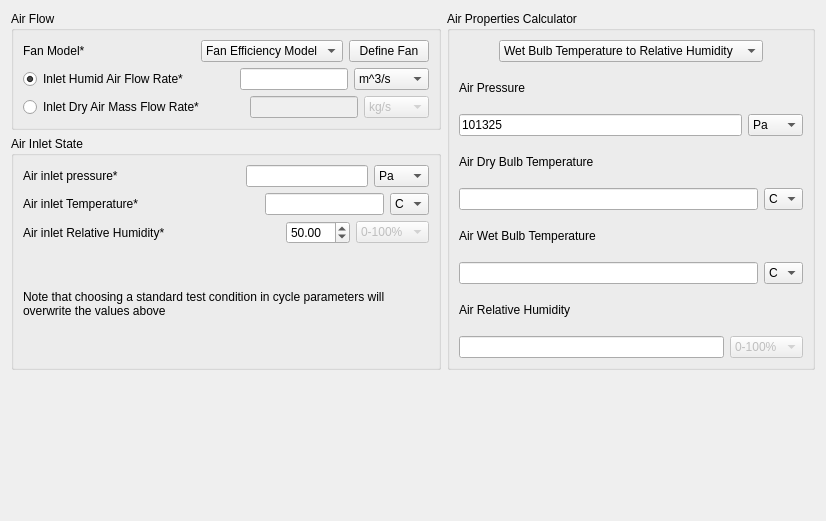
     <widget class="QWidget" name="Air">
      <attribute name="title">
       <string>Air</string>
      </attribute>
      <layout class="QVBoxLayout" name="verticalLayout_9">
       <item>
        <layout class="QHBoxLayout" name="horizontalLayout_16">
         <item>
          <layout class="QVBoxLayout" name="verticalLayout_8">
           <item>
            <widget class="QGroupBox" name="Microchannel_air_flow_group">
             <property name="title">
              <string>Air Flow</string>
             </property>
             <layout class="QHBoxLayout" name="horizontalLayout_47">
              <item>
               <layout class="QVBoxLayout" name="verticalLayout_7">
                <item>
                 <layout class="QHBoxLayout" name="horizontalLayout_12">
                  <item>
                   <widget class="QLabel" name="Microchannel_fan_model_label">
                    <property name="text">
                     <string>Fan Model*</string>
                    </property>
                   </widget>
                  </item>
                  <item>
                   <spacer name="horizontalSpacer_13">
                    <property name="orientation">
                     <enum>Qt::Horizontal</enum>
                    </property>
                    <property name="sizeHint" stdset="0">
                     <size>
                      <width>40</width>
                      <height>20</height>
                     </size>
                    </property>
                   </spacer>
                  </item>
                  <item>
                   <widget class="QComboBox" name="Microchannel_fan_model">
                    <item>
                     <property name="text">
                      <string>Fan Efficiency Model</string>
                     </property>
                    </item>
                    <item>
                     <property name="text">
                      <string>Fan Curve Model</string>
                     </property>
                    </item>
                    <item>
                     <property name="text">
                      <string>Fan Power Model</string>
                     </property>
                    </item>
                   </widget>
                  </item>
                  <item>
                   <widget class="QPushButton" name="Microchannel_fan_model_button">
                    <property name="text">
                     <string>Define Fan</string>
                    </property>
                   </widget>
                  </item>
                 </layout>
                </item>
                <item>
                 <layout class="QHBoxLayout" name="horizontalLayout_13">
                  <item>
                   <widget class="QRadioButton" name="Microchannel_air_flowrate_label">
                    <property name="text">
                     <string>Inlet Humid Air Flow Rate*</string>
                    </property>
                    <property name="checked">
                     <bool>true</bool>
                    </property>
                   </widget>
                  </item>
                  <item>
                   <spacer name="horizontalSpacer_48">
                    <property name="orientation">
                     <enum>Qt::Horizontal</enum>
                    </property>
                    <property name="sizeHint" stdset="0">
                     <size>
                      <width>40</width>
                      <height>20</height>
                     </size>
                    </property>
                   </spacer>
                  </item>
                  <item>
                   <widget class="QLineEdit" name="Microchannel_air_flowrate"/>
                  </item>
                  <item>
                   <widget class="QComboBox" name="Microchannel_air_flowrate_unit">
                    <item>
                     <property name="text">
                      <string>m^3/s</string>
                     </property>
                    </item>
                    <item>
                     <property name="text">
                      <string>m^3/min</string>
                     </property>
                    </item>
                    <item>
                     <property name="text">
                      <string>m^3/h</string>
                     </property>
                    </item>
                    <item>
                     <property name="text">
                      <string>liter/min</string>
                     </property>
                    </item>
                    <item>
                     <property name="text">
                      <string>ft^3/s</string>
                     </property>
                    </item>
                    <item>
                     <property name="text">
                      <string>ft^3/min</string>
                     </property>
                    </item>
                    <item>
                     <property name="text">
                      <string>ft^3/h</string>
                     </property>
                    </item>
                   </widget>
                  </item>
                 </layout>
                </item>
                <item>
                 <layout class="QHBoxLayout" name="horizontalLayout_17">
                  <item>
                   <widget class="QRadioButton" name="Microchannel_air_mass_flowrate_label">
                    <property name="text">
                     <string>Inlet Dry Air Mass Flow Rate*</string>
                    </property>
                   </widget>
                  </item>
                  <item>
                   <spacer name="horizontalSpacer_49">
                    <property name="orientation">
                     <enum>Qt::Horizontal</enum>
                    </property>
                    <property name="sizeHint" stdset="0">
                     <size>
                      <width>40</width>
                      <height>20</height>
                     </size>
                    </property>
                   </spacer>
                  </item>
                  <item>
                   <widget class="QLineEdit" name="Microchannel_air_mass_flowrate">
                    <property name="enabled">
                     <bool>false</bool>
                    </property>
                   </widget>
                  </item>
                  <item>
                   <widget class="QComboBox" name="Microchannel_air_mass_flowrate_unit">
                    <property name="enabled">
                     <bool>false</bool>
                    </property>
                    <item>
                     <property name="text">
                      <string>kg/s</string>
                     </property>
                    </item>
                    <item>
                     <property name="text">
                      <string>kg/min</string>
                     </property>
                    </item>
                    <item>
                     <property name="text">
                      <string>kg/hr</string>
                     </property>
                    </item>
                    <item>
                     <property name="text">
                      <string>lb/s</string>
                     </property>
                    </item>
                    <item>
                     <property name="text">
                      <string>lb/min</string>
                     </property>
                    </item>
                    <item>
                     <property name="text">
                      <string>lb/hr</string>
                     </property>
                    </item>
                   </widget>
                  </item>
                 </layout>
                </item>
               </layout>
              </item>
             </layout>
            </widget>
           </item>
           <item>
            <widget class="QGroupBox" name="Microchannel_air_inlet_group">
             <property name="title">
              <string>Air Inlet State</string>
             </property>
             <layout class="QVBoxLayout" name="verticalLayout_6">
              <item>
               <layout class="QHBoxLayout" name="horizontalLayout_8">
                <item>
                 <widget class="QLabel" name="Microchannel_air_inlet_P_label">
                  <property name="text">
                   <string>Air inlet pressure*</string>
                  </property>
                 </widget>
                </item>
                <item>
                 <spacer name="horizontalSpacer_15">
                  <property name="orientation">
                   <enum>Qt::Horizontal</enum>
                  </property>
                  <property name="sizeHint" stdset="0">
                   <size>
                    <width>40</width>
                    <height>20</height>
                   </size>
                  </property>
                 </spacer>
                </item>
                <item>
                 <widget class="QLineEdit" name="Microchannel_air_inlet_P"/>
                </item>
                <item>
                 <widget class="QComboBox" name="Microchannel_air_inlet_P_unit">
                  <item>
                   <property name="text">
                    <string>Pa</string>
                   </property>
                  </item>
                  <item>
                   <property name="text">
                    <string>kPa</string>
                   </property>
                  </item>
                  <item>
                   <property name="text">
                    <string>MPa</string>
                   </property>
                  </item>
                  <item>
                   <property name="text">
                    <string>bar</string>
                   </property>
                  </item>
                  <item>
                   <property name="text">
                    <string>atm</string>
                   </property>
                  </item>
                  <item>
                   <property name="text">
                    <string>psi</string>
                   </property>
                  </item>
                 </widget>
                </item>
               </layout>
              </item>
              <item>
               <layout class="QHBoxLayout" name="horizontalLayout_9">
                <item>
                 <widget class="QLabel" name="Microchannel_air_inlet_T_label">
                  <property name="text">
                   <string>Air inlet Temperature*</string>
                  </property>
                 </widget>
                </item>
                <item>
                 <spacer name="horizontalSpacer_16">
                  <property name="orientation">
                   <enum>Qt::Horizontal</enum>
                  </property>
                  <property name="sizeHint" stdset="0">
                   <size>
                    <width>40</width>
                    <height>20</height>
                   </size>
                  </property>
                 </spacer>
                </item>
                <item>
                 <widget class="QLineEdit" name="Microchannel_air_inlet_T"/>
                </item>
                <item>
                 <widget class="QComboBox" name="Microchannel_air_inlet_T_unit">
                  <item>
                   <property name="text">
                    <string>C</string>
                   </property>
                  </item>
                  <item>
                   <property name="text">
                    <string>K</string>
                   </property>
                  </item>
                  <item>
                   <property name="text">
                    <string>F</string>
                   </property>
                  </item>
                 </widget>
                </item>
               </layout>
              </item>
              <item>
               <layout class="QHBoxLayout" name="horizontalLayout_10">
                <item>
                 <widget class="QLabel" name="Microchannel_air_inlet_RH_label">
                  <property name="text">
                   <string>Air inlet Relative Humidity*</string>
                  </property>
                 </widget>
                </item>
                <item>
                 <spacer name="horizontalSpacer_17">
                  <property name="orientation">
                   <enum>Qt::Horizontal</enum>
                  </property>
                  <property name="sizeHint" stdset="0">
                   <size>
                    <width>40</width>
                    <height>20</height>
                   </size>
                  </property>
                 </spacer>
                </item>
                <item>
                 <widget class="QDoubleSpinBox" name="Microchannel_air_inlet_RH">
                  <property name="maximum">
                   <double>100.000000000000000</double>
                  </property>
                  <property name="value">
                   <double>50.000000000000000</double>
                  </property>
                 </widget>
                </item>
                <item>
                 <widget class="QComboBox" name="Microchannel_air_inlet_RH_unit">
                  <property name="enabled">
                   <bool>false</bool>
                  </property>
                  <item>
                   <property name="text">
                    <string>0-100%</string>
                   </property>
                  </item>
                 </widget>
                </item>
               </layout>
              </item>
              <item>
               <spacer name="verticalSpacer_7">
                <property name="orientation">
                 <enum>Qt::Vertical</enum>
                </property>
                <property name="sizeHint" stdset="0">
                 <size>
                  <width>20</width>
                  <height>40</height>
                 </size>
                </property>
               </spacer>
              </item>
              <item>
               <widget class="QLabel" name="label_2">
                <property name="text">
                 <string>Note that choosing a standard test condition in cycle parameters will overwrite the values above</string>
                </property>
                <property name="wordWrap">
                 <bool>true</bool>
                </property>
               </widget>
              </item>
              <item>
               <spacer name="verticalSpacer_2">
                <property name="orientation">
                 <enum>Qt::Vertical</enum>
                </property>
                <property name="sizeHint" stdset="0">
                 <size>
                  <width>20</width>
                  <height>40</height>
                 </size>
                </property>
               </spacer>
              </item>
             </layout>
            </widget>
           </item>
          </layout>
         </item>
         <item>
          <widget class="QGroupBox" name="Microchannel_air_calculator_group">
           <property name="title">
            <string>Air Properties Calculator</string>
           </property>
           <layout class="QVBoxLayout" name="verticalLayout_28">
            <item>
             <layout class="QHBoxLayout" name="horizontalLayout_43">
              <item>
               <spacer name="horizontalSpacer_47">
                <property name="orientation">
                 <enum>Qt::Horizontal</enum>
                </property>
                <property name="sizeHint" stdset="0">
                 <size>
                  <width>40</width>
                  <height>20</height>
                 </size>
                </property>
               </spacer>
              </item>
              <item>
               <widget class="QComboBox" name="Microchannel_air_calculator_option">
                <item>
                 <property name="text">
                  <string>Wet Bulb Temperature to Relative Humidity</string>
                 </property>
                </item>
                <item>
                 <property name="text">
                  <string>Humidity Ratio to Relative Humidity</string>
                 </property>
                </item>
               </widget>
              </item>
              <item>
               <spacer name="horizontalSpacer_46">
                <property name="orientation">
                 <enum>Qt::Horizontal</enum>
                </property>
                <property name="sizeHint" stdset="0">
                 <size>
                  <width>40</width>
                  <height>20</height>
                 </size>
                </property>
               </spacer>
              </item>
             </layout>
            </item>
            <item>
             <layout class="QVBoxLayout" name="verticalLayout_24">
              <item>
               <widget class="QLabel" name="Microchannel_air_calculator_P_label">
                <property name="text">
                 <string>Air Pressure</string>
                </property>
               </widget>
              </item>
              <item>
               <layout class="QHBoxLayout" name="horizontalLayout_41">
                <item>
                 <widget class="QLineEdit" name="Microchannel_air_calculator_P">
                  <property name="text">
                   <string>101325</string>
                  </property>
                 </widget>
                </item>
                <item>
                 <widget class="QComboBox" name="Microchannel_air_calculator_P_unit">
                  <item>
                   <property name="text">
                    <string>Pa</string>
                   </property>
                  </item>
                  <item>
                   <property name="text">
                    <string>kPa</string>
                   </property>
                  </item>
                  <item>
                   <property name="text">
                    <string>MPa</string>
                   </property>
                  </item>
                  <item>
                   <property name="text">
                    <string>bar</string>
                   </property>
                  </item>
                  <item>
                   <property name="text">
                    <string>atm</string>
                   </property>
                  </item>
                  <item>
                   <property name="text">
                    <string>psi</string>
                   </property>
                  </item>
                 </widget>
                </item>
               </layout>
              </item>
             </layout>
            </item>
            <item>
             <layout class="QVBoxLayout" name="verticalLayout_27">
              <item>
               <widget class="QLabel" name="Microchannel_air_calculator_T_label">
                <property name="text">
                 <string>Air Dry Bulb Temperature</string>
                </property>
               </widget>
              </item>
              <item>
               <layout class="QHBoxLayout" name="horizontalLayout_45">
                <item>
                 <widget class="QLineEdit" name="Microchannel_air_calculator_T"/>
                </item>
                <item>
                 <widget class="QComboBox" name="Microchannel_air_calculator_T_unit">
                  <item>
                   <property name="text">
                    <string>C</string>
                   </property>
                  </item>
                  <item>
                   <property name="text">
                    <string>K</string>
                   </property>
                  </item>
                  <item>
                   <property name="text">
                    <string>F</string>
                   </property>
                  </item>
                 </widget>
                </item>
               </layout>
              </item>
             </layout>
            </item>
            <item>
             <layout class="QVBoxLayout" name="verticalLayout_26">
              <item>
               <widget class="QLabel" name="Microchannel_air_calculator_2nd_label">
                <property name="text">
                 <string>Air Wet Bulb Temperature</string>
                </property>
               </widget>
              </item>
              <item>
               <layout class="QHBoxLayout" name="horizontalLayout_44">
                <item>
                 <widget class="QLineEdit" name="Microchannel_air_calculator_2nd"/>
                </item>
                <item>
                 <widget class="QComboBox" name="Microchannel_air_calculator_2nd_unit">
                  <property name="minimumSize">
                   <size>
                    <width>0</width>
                    <height>0</height>
                   </size>
                  </property>
                  <property name="sizeAdjustPolicy">
                   <enum>QComboBox::AdjustToContents</enum>
                  </property>
                  <item>
                   <property name="text">
                    <string>C</string>
                   </property>
                  </item>
                  <item>
                   <property name="text">
                    <string>K</string>
                   </property>
                  </item>
                  <item>
                   <property name="text">
                    <string>F</string>
                   </property>
                  </item>
                 </widget>
                </item>
               </layout>
              </item>
             </layout>
            </item>
            <item>
             <layout class="QVBoxLayout" name="verticalLayout_25">
              <item>
               <widget class="QLabel" name="Microchannel_air_calculator_RH_label">
                <property name="text">
                 <string>Air Relative Humidity</string>
                </property>
               </widget>
              </item>
              <item>
               <layout class="QHBoxLayout" name="horizontalLayout_42">
                <item>
                 <widget class="QLineEdit" name="Microchannel_air_calculator_RH">
                  <property name="readOnly">
                   <bool>true</bool>
                  </property>
                 </widget>
                </item>
                <item>
                 <widget class="QComboBox" name="Microchannel_air_calculator_RH_unit">
                  <property name="enabled">
                   <bool>false</bool>
                  </property>
                  <item>
                   <property name="text">
                    <string>0-100%</string>
                   </property>
                  </item>
                 </widget>
                </item>
               </layout>
              </item>
             </layout>
            </item>
           </layout>
          </widget>
         </item>
        </layout>
       </item>
       <item>
        <spacer name="verticalSpacer_3">
         <property name="orientation">
          <enum>Qt::Vertical</enum>
         </property>
         <property name="sizeHint" stdset="0">
          <size>
           <width>20</width>
           <height>140</height>
          </size>
         </property>
        </spacer>
       </item>
      </layout>
     </widget>
